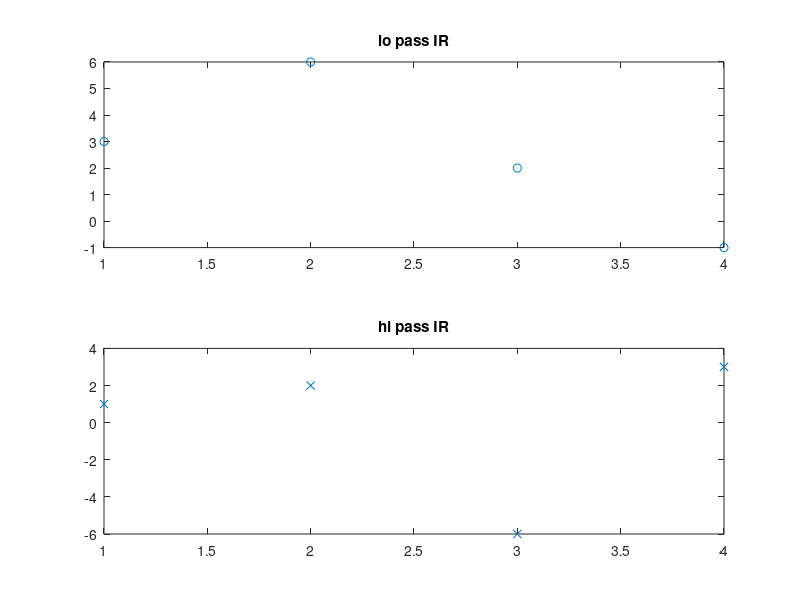
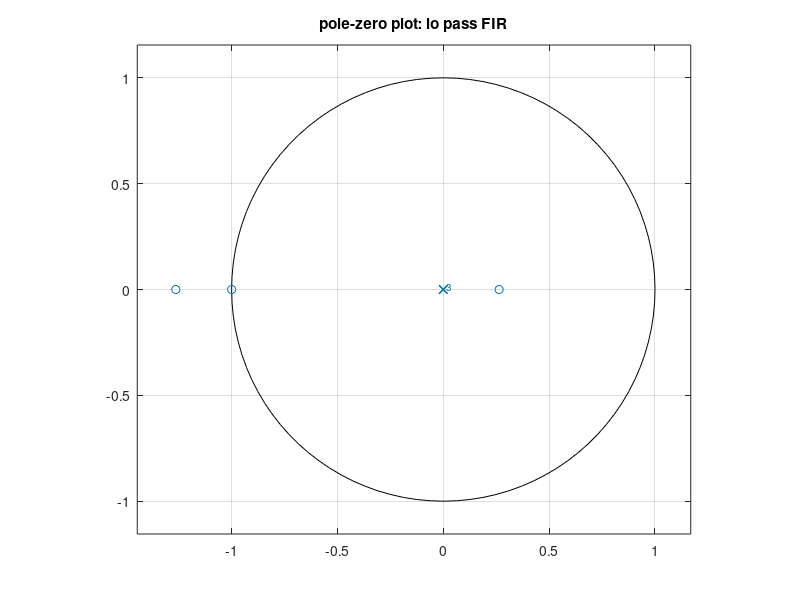
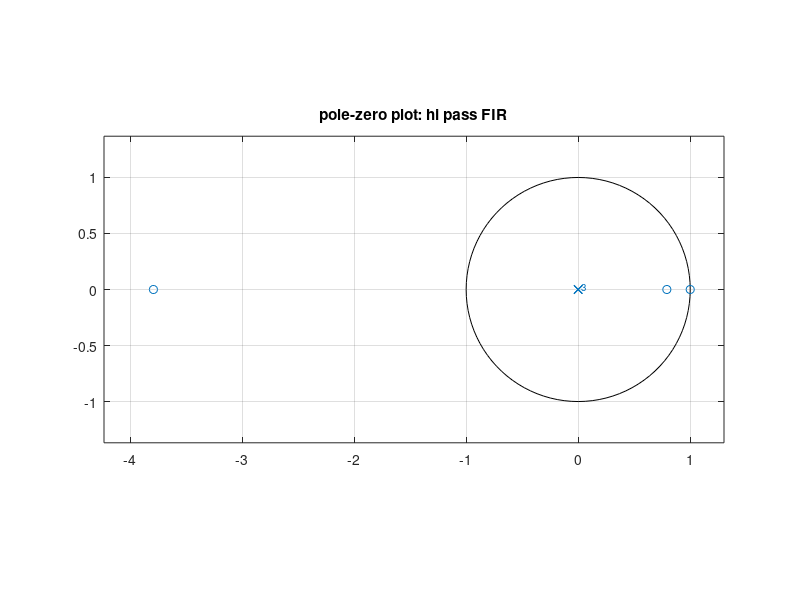
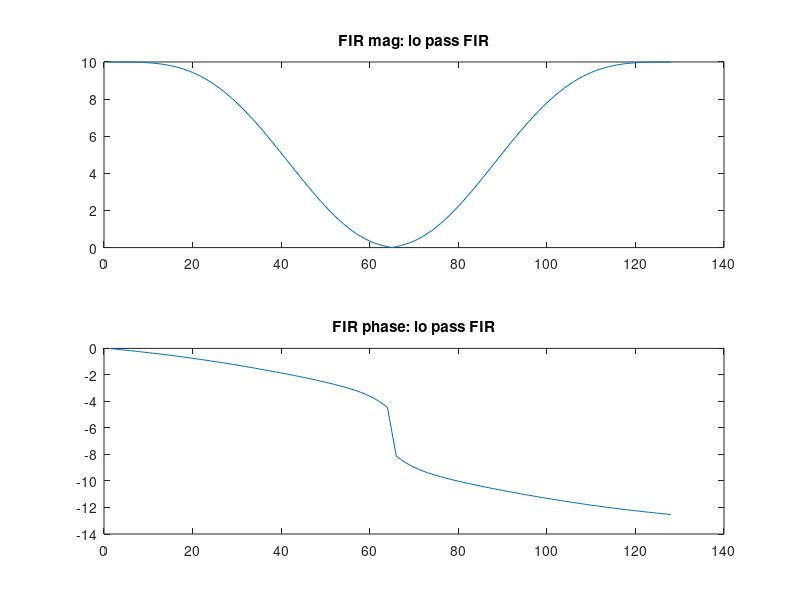

MATLAB code to generate these figures, in order:
% ex6_4.m  to show a pair of sub-band filters designed
% for a proposed "personal, wireless, on-demand video" system
%
clear, clc, clf
% the design arrived at the following sub-band filters
hlo=[3 6 2 -1];
hhi=[1,2,-6,3];
% plot the IRs
figure(1)
subplot(2,1,1)
plot(hlo,'o')
title('lo pass IR')
subplot(2,1,2)
plot(hhi,'x')
title('hi pass IR')
% 
% we make pole-zero plots
blo=hlo;
qlo=roots(blo);
plo=zeros(length(qlo),1);
figure(2)
zplane(qlo,plo)
title('pole-zero plot: lo pass FIR')
bhi=hhi;
qhi=roots(bhi);
phi=zeros(length(qhi),1);
figure(3)
zplane(qhi,phi)
title('pole-zero plot: hi pass FIR')
%
% compute the FRs
N=128;
n=1:N;
hloex=[hlo,zeros(1,N-4)];
Hlo=fft(hloex);
hhiex=[hhi,zeros(1,N-4)];
Hhi=fft(hhiex);
% plot the magnitude & phase of each filter
figure(4)
subplot(2,1,1)
plot(abs(Hlo))
title('FIR mag: lo pass FIR')
subplot(2,1,2)
phlo=unwrap(angle(Hlo));
plot(phlo)
title('FIR phase: lo pass FIR')
figure(5)
subplot(2,1,1)
plot(abs(Hhi))
title('FIR mag: hi pass FIR')
phhi=unwrap(angle(Hhi));
subplot(2,1,2)
plot(phhi)
title('FIR phase: hi pass FIR')
